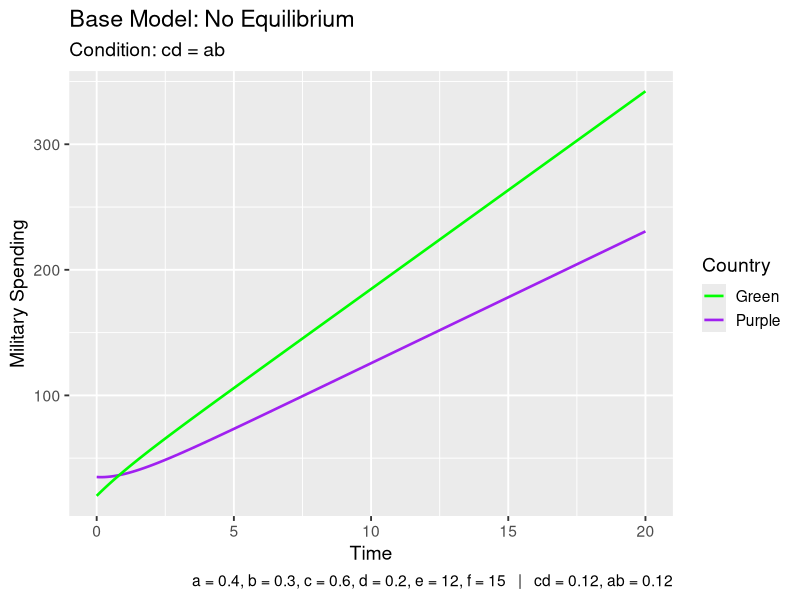
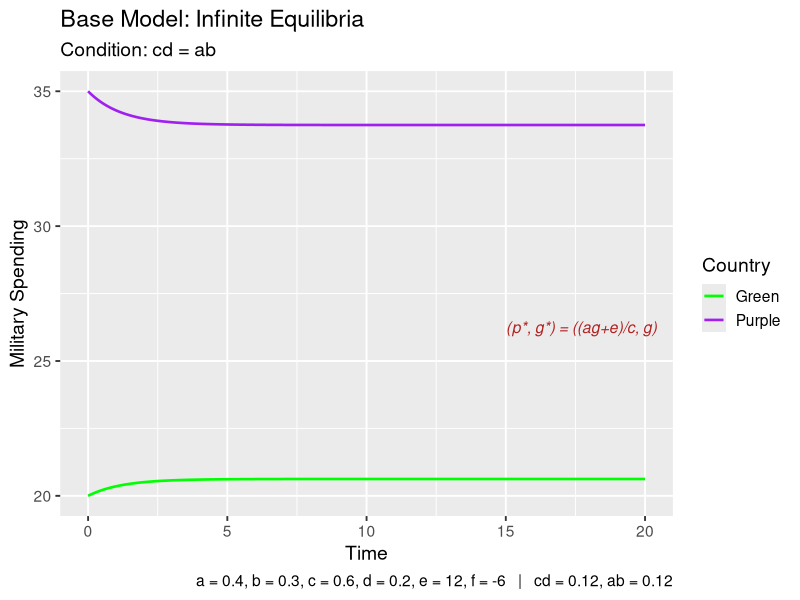
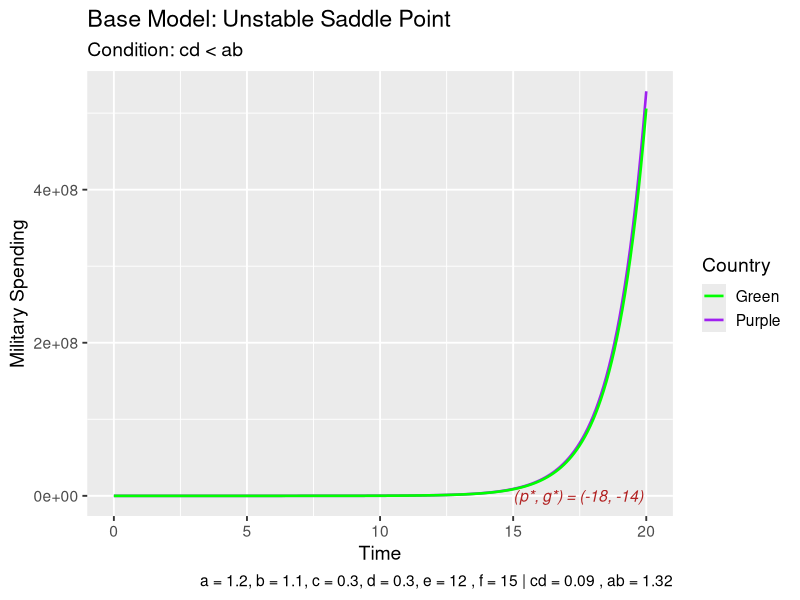
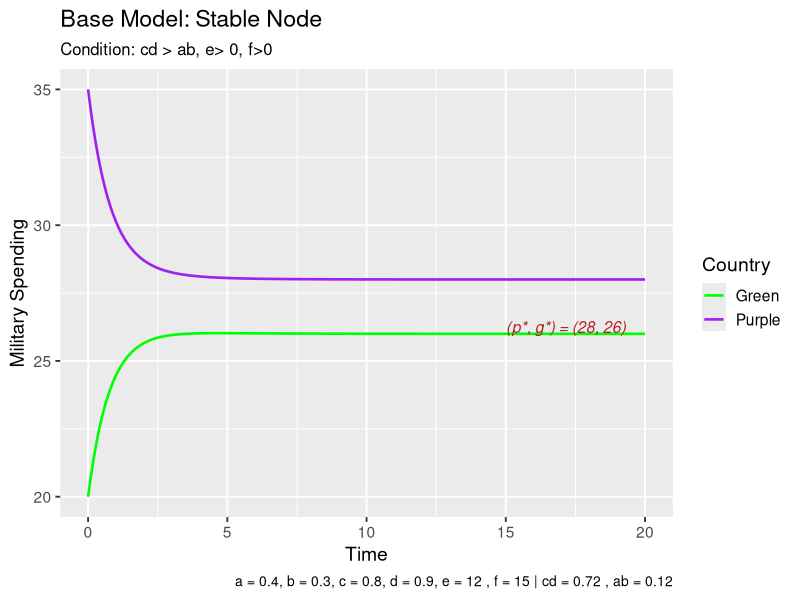
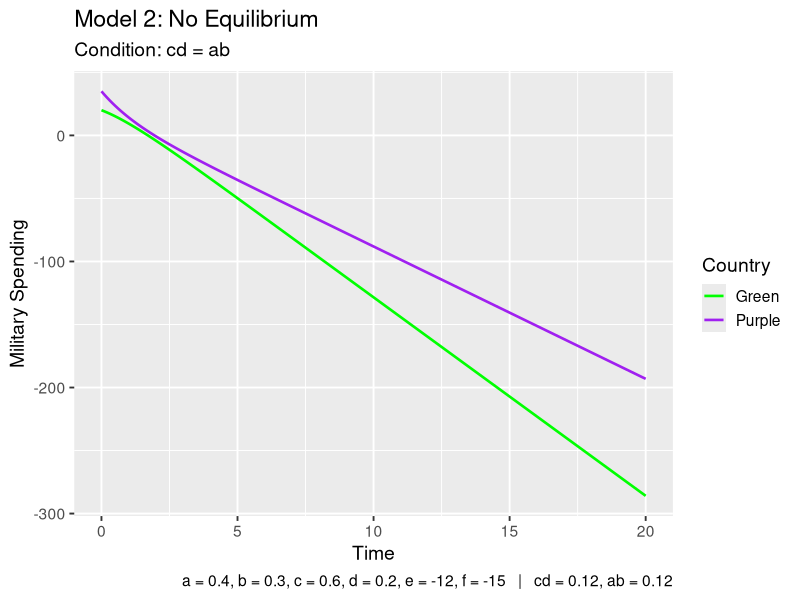
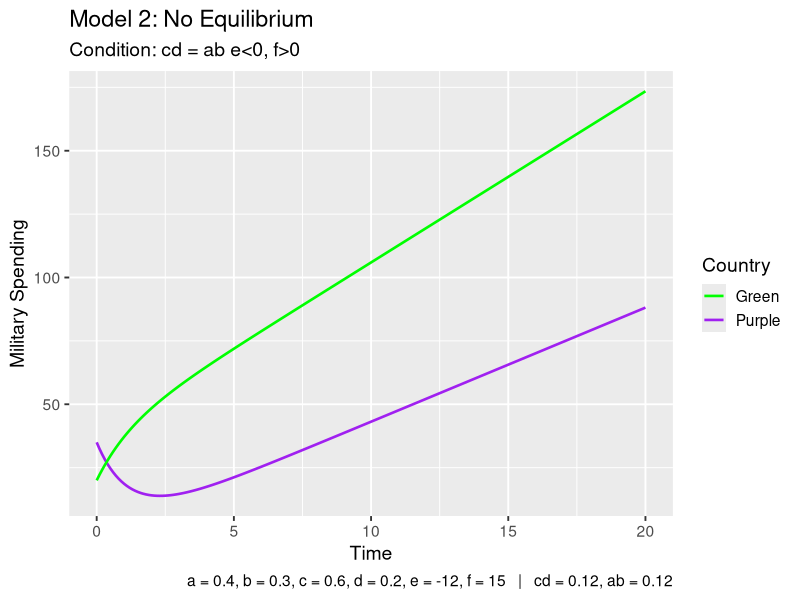
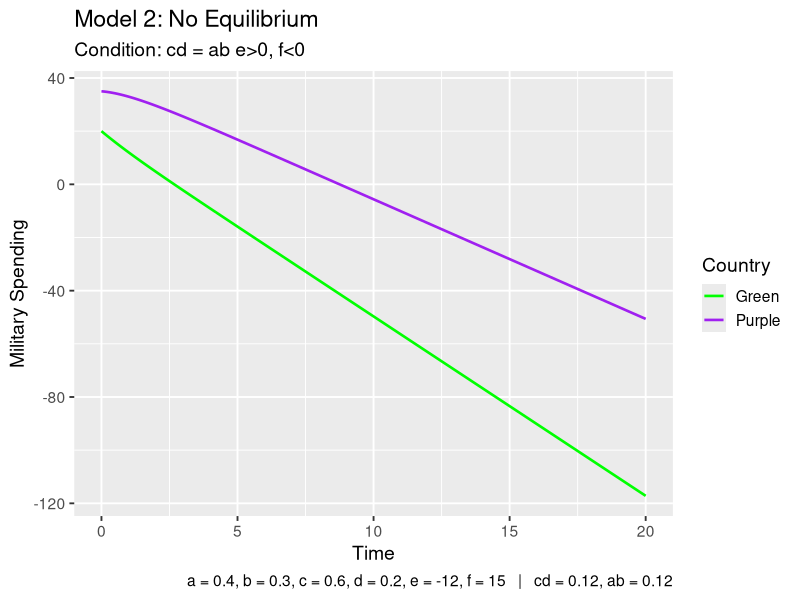
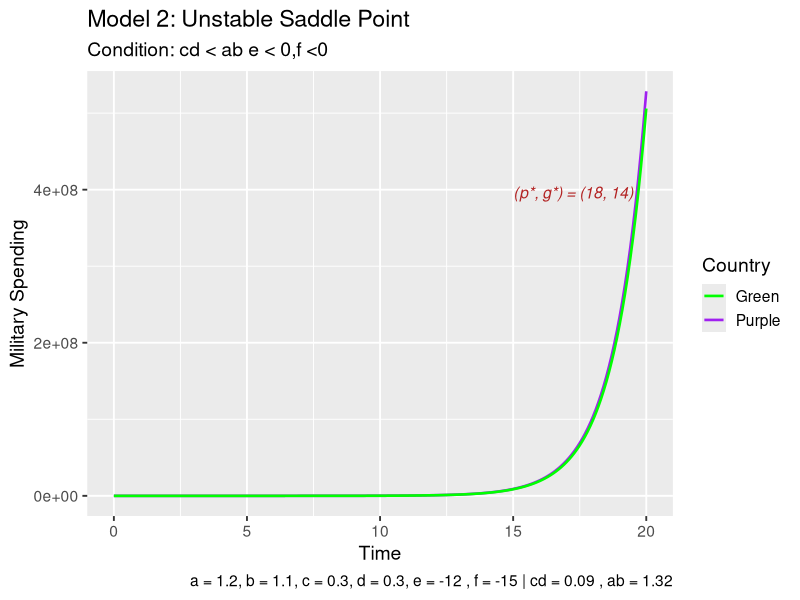

Reproduce these figures in R, in order.
####################
# Arms Race Model
####################

#load libraries
library(ggplot2)

#time values
t_vals <- seq(0, 20, by = 0.1)

#parameters
#values of e and f shift the equilibrium but do not change stability results - confirm
e <- 12
f <- 15

#initial conditions determine the starting point of the simulation
#values below or above equilibrium affect whether spending initially increases or decreases
#p0 <- 12
#g0 <- 15
p0 <- 35
g0 <- 20

#create matrix to store model values: simulated spending levels of Purple and Green, respectively
arms <- matrix(NA, nrow = 2, ncol = length(t_vals))
arms[,1] <- c(p0, g0)

#Euler's method to numerically simulate the arms race model
arms_model <- function(t_vals, arms, a, b, c, d, e, f){
  h <- t_vals[2] - t_vals[1]
  for(t in 2:length(t_vals)){
    
    p_prev <- arms[1, t-1]
    g_prev <- arms[2, t-1]
  
    dp <- a*g_prev - c*p_prev + e
    dg <- b*p_prev - d*g_prev + f
    
    p_new <- p_prev + h*dp
    g_new <- g_prev + h*dg
    
    arms[,t] <- c(p_new, g_new)
  }
  return(arms)
}


#equilibirum
equilibrium <- function(a, b, c, d, e, f) {
  denom <- c*d - a*b
  if (abs(denom) < 1e-10) return(NULL)
  
  p_star <- (d*e + a*f) / denom
  g_star <- (b*e + c*f) / denom
  
  return(c(p_star = p_star, g_star = g_star))
}

#Model 1 - Condition: cd = ab, (e,f) >0
model1 <- arms_model(t_vals, arms, a = 0.4, b = 0.3, c = 0.6, d = 0.2, e, f)

soln1 <- data.frame(
  time = t_vals,
  purple = model1[1,],
  green = model1[2,]
)

ggplot(soln1) +
  geom_line(aes(x = time, y = purple, colour = "Purple"), linewidth = 0.9) +
  geom_line(aes(x = time, y = green, colour = "Green"), linewidth = 0.9) +
  
  labs(
    title = "Base Model: No Equilibrium",
    subtitle = "Condition: cd = ab",
    x = "Time",
    y = "Military Spending",
    colour = "Country",
    caption = paste0(
      "a = 0.4, b = 0.3, c = 0.6, d = 0.2, e = ", e, ", f = ", f,
      "   |   cd = ", round(0.6*0.2,2),
      ", ab = ", round(0.4*0.3,2)
    )
  ) +
  
  scale_colour_manual(values = c("Purple" = "purple", "Green" = "green")) +
  
  theme_gray(base_size = 14)

#Model 1 - Condition: cd = ab, infinite equilibria case
#pick good values for e and derive f using the relation established
e <- 12
b <-0.3
c <- 0.6
f <- (-b*e)/c
model1_inf <- arms_model(t_vals, arms, a = 0.4, b = 0.3, c = 0.6, d = 0.2, e, f)

eq1_inf <- equilibrium(a = 0.4, b = 0.3, c = 0.6, d = 0.2, e, f)

soln1_inf <- data.frame(
  time = t_vals,
  purple = model1_inf[1,],
  green = model1_inf[2,]
)

ggplot(soln1_inf) +
  geom_line(aes(x = time, y = purple, colour = "Purple"), linewidth = 0.9) +
  geom_line(aes(x = time, y = green, colour = "Green"), linewidth = 0.9) +
  
  #equilibrium label
  annotate("text",
           x = max(t_vals)*0.75,
           y = max(model1_inf[1,])*0.75,
           label = paste0("(p*, g*) = (",
                          "(ag+e)/c", ", ",
                          "g", ")"),
           hjust = 0,
           size = 4,
           colour = "firebrick",
           fontface = "italic") +
  
  labs(
    title = "Base Model: Infinite Equilibria",
    subtitle = "Condition: cd = ab",
    x = "Time",
    y = "Military Spending",
    colour = "Country",
    caption = paste0(
      "a = 0.4, b = 0.3, c = 0.6, d = 0.2, e = ",  round(e,2), ", f = ", round(f,2),
      "   |   cd = ", round(0.6*0.2,2),
      ", ab = ", round(0.4*0.3,2)
    )
  ) +
  
  scale_colour_manual(values = c("Purple" = "purple", "Green" = "green")) +
  
  theme_gray(base_size = 14)

#parameters reinitialized since I need to go back to the default case
e <- 12
f <- 15

#Model 2 - Condition: cd < ab , +ve e,f
model2 <- arms_model(t_vals, arms, a = 1.2, b = 1.1, c = 0.3, d = 0.3, e, f)
#Plot Model 2
soln2 <- data.frame(
  time = t_vals,
  purple = model2[1,],
  green = model2[2,]
)

eq2 <- equilibrium(a = 1.2, b = 1.1, c = 0.3, d = 0.3, e = e, f = f)

ggplot(soln2) +
  geom_line(aes(x = time, y = purple, colour = "Purple"), linewidth = 0.9) +
  geom_line(aes(x = time, y = green, colour = "Green"), linewidth = 0.9) +
  
  #equilibrium label
  annotate("text",
           x = max(t_vals)*0.75,
           y = eq2["p_star"] + 1,
           label = paste0("(p*, g*) = (",
                          round(eq2["p_star"],0), ", ",
                          round(eq2["g_star"],0), ")"),
           hjust = 0,
           size = 4,
           colour = "firebrick",
           fontface = "italic") +
  
  labs(
    title = "Base Model: Unstable Saddle Point",
    subtitle = "Condition: cd < ab",
    x = "Time",
    y = "Military Spending",
    colour = "Country",
    caption = paste("a = 1.2, b = 1.1, c = 0.3, d = 0.3, e =", e, ", f =", f,
                    "| cd =", round(0.3*0.3,2), ", ab =", round(1.2*1.1,2))
  ) +
  scale_colour_manual(values = c("Purple" = "purple", "Green" = "green")) +
  theme_gray(base_size = 14)

#Model 3: Condition: cd > ab , e>0 f>0
model3 <- arms_model(t_vals, arms, a = 0.4, b = 0.3, c = 0.8, d = 0.9, e, f)

soln3 <- data.frame(
  time = t_vals,
  purple = model3[1,],
  green = model3[2,]
)

eq3 <- equilibrium(a = 0.4, b = 0.3, c = 0.8, d = 0.9, e = e, f = f)

ggplot(soln3) +
  geom_line(aes(x = time, y = purple, colour = "Purple"), linewidth = 0.9) +
  geom_line(aes(x = time, y = green, colour = "Green"), linewidth = 0.9) +
  
  #equilibrium label
  annotate("text",
           x = max(t_vals)*0.75,
           y = max(model3[1,])*0.75,
           label = paste0("(p*, g*) = (",
                          round(eq3["p_star"],0), ", ",
                          round(eq3["g_star"],0), ")"),
           hjust = 0,
           size = 4,
           colour = "firebrick",
           fontface = "italic") +
  
  labs(
    title = "Base Model: Stable Node",
    subtitle = "Condition: cd > ab, e> 0, f>0",
    x = "Time",
    y = "Military Spending",
    colour = "Country",
    caption = paste("a = 0.4, b = 0.3, c = 0.8, d = 0.9, e =", e, ", f =", f,
                    "| cd =", round(0.8*0.9,2), ", ab =", round(0.4*0.3,2))
  ) +
  
  scale_colour_manual(values = c("Purple" = "purple", "Green" = "green")) +
  
  theme_gray(base_size = 14) +
  theme(
    plot.title = element_text(face = "plain"),
    plot.subtitle = element_text(size = 12),
    legend.position = "right",
    plot.caption = element_text(size = 10)
  )


#Model 1 - Condition: cd = ab, (e,f) < 0
model1_neg <- arms_model(t_vals, arms, a = 0.4, b = 0.3, c = 0.6, d = 0.2, e=-e, f=-f)

eq1 <- equilibrium(a = 0.4, b = 0.3, c = 0.6, d = 0.2, e = -e, f = -f) 
## Returns null so I'm going to delete logic for
## plotting equilibriums

soln1_neg <- data.frame(
  time = t_vals,
  purple = model1_neg[1,],
  green = model1_neg[2,]
)

ggplot(soln1_neg) +
  geom_line(aes(x = time, y = purple, colour = "Purple"), linewidth = 0.9) +
  geom_line(aes(x = time, y = green, colour = "Green"), linewidth = 0.9) +

  labs(
    title = "Model 2: No Equilibrium",
    subtitle = "Condition: cd = ab",
    x = "Time",
    y = "Military Spending",
    colour = "Country",
    caption = paste0(
      "a = 0.4, b = 0.3, c = 0.6, d = 0.2, e = ", -e, ", f = ", -f,
      "   |   cd = ", round(0.6*0.2,2),
      ", ab = ", round(0.4*0.3,2)
    )
  ) +
  
  scale_colour_manual(values = c("Purple" = "purple", "Green" = "green")) +
  
  theme_gray(base_size = 14)

#Model 1 - Condition: cd = ab, (e< 0 f> 0)
model1_diff <- arms_model(t_vals, arms, a = 0.4, b = 0.3, c = 0.6, d = 0.2, e=-e, f=f)

eq1 <- equilibrium(a = 0.4, b = 0.3, c = 0.6, d = 0.2, e = -e, f = f) 
## Returns null so I'm going to delete logic for
## plotting equilibriums

soln1_neg <- data.frame(
  time = t_vals,
  purple = model1_diff[1,],
  green = model1_diff[2,]
)

ggplot(soln1_neg) +
  geom_line(aes(x = time, y = purple, colour = "Purple"), linewidth = 0.9) +
  geom_line(aes(x = time, y = green, colour = "Green"), linewidth = 0.9) +
  
  labs(
    title = "Model 2: No Equilibrium",
    subtitle = "Condition: cd = ab e<0, f>0",
    x = "Time",
    y = "Military Spending",
    colour = "Country",
    caption = paste0(
      "a = 0.4, b = 0.3, c = 0.6, d = 0.2, e = ", -e, ", f = ", f,
      "   |   cd = ", round(0.6*0.2,2),
      ", ab = ", round(0.4*0.3,2)
    )
  ) +
  
  scale_colour_manual(values = c("Purple" = "purple", "Green" = "green")) +
  
  theme_gray(base_size = 14)

#Model 1 - Condition: cd = ab, (e> 0 f< 0)
model1_diff_b <- arms_model(t_vals, arms, a = 0.4, b = 0.3, c = 0.6, d = 0.2, e=e, f=-f)

eq1 <- equilibrium(a = 0.4, b = 0.3, c = 0.6, d = 0.2, e = e, f = -f) 
## Returns null so I'm going to delete logic for
## plotting equilibriums

soln1_neg <- data.frame(
  time = t_vals,
  purple = model1_diff_b[1,],
  green = model1_diff_b[2,]
)

ggplot(soln1_neg) +
  geom_line(aes(x = time, y = purple, colour = "Purple"), linewidth = 0.9) +
  geom_line(aes(x = time, y = green, colour = "Green"), linewidth = 0.9) +
  
  labs(
    title = "Model 2: No Equilibrium",
    subtitle = "Condition: cd = ab e>0, f<0",
    x = "Time",
    y = "Military Spending",
    colour = "Country",
    caption = paste0(
      "a = 0.4, b = 0.3, c = 0.6, d = 0.2, e = ", -e, ", f = ", f,
      "   |   cd = ", round(0.6*0.2,2),
      ", ab = ", round(0.4*0.3,2)
    )
  ) +
  
  scale_colour_manual(values = c("Purple" = "purple", "Green" = "green")) +
  
  theme_gray(base_size = 14)

#Model 2 - Condition: cd < ab , (e,f) < 0
model2_neg <- arms_model(t_vals, arms, a = 1.2, b = 1.1, c = 0.3, d = 0.3, e, f)
#Plot Model 2
soln2 <- data.frame(
  time = t_vals,
  purple = model2_neg[1,],
  green = model2_neg[2,]
)

eq2 <- equilibrium(a = 1.2, b = 1.1, c = 0.3, d = 0.3, e = -e, f = -f)

ggplot(soln2) +
  geom_line(aes(x = time, y = purple, colour = "Purple"), linewidth = 0.9) +
  geom_line(aes(x = time, y = green, colour = "Green"), linewidth = 0.9) +
  
  #equilibrium label
  annotate("text",
           x = max(t_vals)*0.75,
           y = max(model2_neg[1,])*0.75,
           label = paste0("(p*, g*) = (",
                          round(eq2["p_star"],0), ", ",
                          round(eq2["g_star"],0), ")"),
           hjust = 0,
           size = 4,
           colour = "firebrick",
           fontface = "italic") +
  
  labs(
    title = "Model 2: Unstable Saddle Point",
    subtitle = "Condition: cd < ab e < 0,f <0",
    x = "Time",
    y = "Military Spending",
    colour = "Country",
    caption = paste("a = 1.2, b = 1.1, c = 0.3, d = 0.3, e =", -e, ", f =", -f,
                    "| cd =", round(0.3*0.3,2), ", ab =", round(1.2*1.1,2))
  ) +
  scale_colour_manual(values = c("Purple" = "purple", "Green" = "green")) +
  theme_gray(base_size = 14)

#Model 2 - Condition: cd < ab , (e > 0, f < 0)
model2_diff <- arms_model(t_vals, arms, a = 1.2, b = 1.1, c = 0.3, d = 0.3, e, -f)
#Plot Model 2
soln2 <- data.frame(
  time = t_vals,
  purple = model2_diff[1,],
  green = model2_diff[2,]
)

eq2 <- equilibrium(a = 1.2, b = 1.1, c = 0.3, d = 0.3, e = e, f = -f)

ggplot(soln2) +
  geom_line(aes(x = time, y = purple, colour = "Purple"), linewidth = 0.9) +
  geom_line(aes(x = time, y = green, colour = "Green"), linewidth = 0.9) +
  
#equilibrium label
annotate("text",
         x = max(t_vals)*0.75,
         y = eq2["p_star"] + 1,
         label = paste0("(p*, g*) = (",
                        round(eq2["p_star"],0), ", ",
                        round(eq2["g_star"],0), ")"),
         hjust = 0,
         size = 4,
         colour = "firebrick",
         fontface = "italic") +
  
  labs(
    title = "Model 2: Unstable Saddle Point",
    subtitle = "Condition: cd < ab, e>0 f<0",
    x = "Time",
    y = "Military Spending",
    colour = "Country",
    caption = paste("a = 1.2, b = 1.1, c = 0.3, d = 0.3, e =", e, ", f =", -f,
                    "| cd =", round(0.3*0.3,2), ", ab =", round(1.2*1.1,2))
  ) +
  scale_colour_manual(values = c("Purple" = "purple", "Green" = "green")) +
  theme_gray(base_size = 14)

#Model 2 - Condition: cd < ab , (e < 0, f > 0)
model2_diff_b <- arms_model(t_vals, arms, a = 1.2, b = 1.1, c = 0.3, d = 0.3, -e, f)
#Plot Model 2
soln2 <- data.frame(
  time = t_vals,
  purple = model2_diff[1,],
  green = model2_diff[2,]
)

eq2 <- equilibrium(a = 1.2, b = 1.1, c = 0.3, d = 0.3, e = -e, f = f)

ggplot(soln2) +
  geom_line(aes(x = time, y = purple, colour = "Purple"), linewidth = 0.9) +
  geom_line(aes(x = time, y = green, colour = "Green"), linewidth = 0.9) +
  
  #equilibrium label
  annotate("text",
           x = max(t_vals)*0.75,
           y = eq2["p_star"] + 1,
           label = paste0("(p*, g*) = (",
                          round(eq2["p_star"],0), ", ",
                          round(eq2["g_star"],0), ")"),
           hjust = 0,
           size = 4,
           colour = "firebrick",
           fontface = "italic") +
  
  labs(
    title = "Model 2: Unstable Saddle Point",
    subtitle = "Condition: cd < ab, e<0 f>0",
    x = "Time",
    y = "Military Spending",
    colour = "Country",
    caption = paste("a = 1.2, b = 1.1, c = 0.3, d = 0.3, e =", -e, ", f =", f,
                    "| cd =", round(0.3*0.3,2), ", ab =", round(1.2*1.1,2))
  ) +
  scale_colour_manual(values = c("Purple" = "purple", "Green" = "green")) +
  theme_gray(base_size = 14)

#Model 3: Condition: cd > ab, (e,f) < 0
model3_neg <- arms_model(t_vals, arms, a = 0.4, b = 0.3, c = 0.8, d = 0.9, -e, -f)

soln3_neg <- data.frame(
  time = t_vals,
  purple = model3_neg[1,],
  green = model3_neg[2,]
)

eq3 <- equilibrium(a = 0.4, b = 0.3, c = 0.8, d = 0.9, e = -e, f = -f)

ggplot(soln3_neg) +
  geom_line(aes(x = time, y = purple, colour = "Purple"), linewidth = 0.9) +
  geom_line(aes(x = time, y = green, colour = "Green"), linewidth = 0.9) +
  
  #equilibrium label
  annotate("text",
           x = max(t_vals)*0.75,
           y = max(model3_neg[1,])*0.75,
           label = paste0("(p*, g*) = (",
                          round(eq3["p_star"],0), ", ",
                          round(eq3["g_star"],0), ")"),
           hjust = 0,
           size = 4,
           colour = "firebrick",
           fontface = "italic") +
  
  labs(
    title = "Model 2: Stable Node",
    subtitle = "Condition: cd > ab, e < 0, f< 0",
    x = "Time",
    y = "Military Spending",
    colour = "Country",
    caption = paste("a = 0.4, b = 0.3, c = 0.8, d = 0.9, e =", -e, ", f =", -f,
                    "| cd =", round(0.8*0.9,2), ", ab =", round(0.4*0.3,2))
  ) +
  
  scale_colour_manual(values = c("Purple" = "purple", "Green" = "green")) +
  
  theme_gray(base_size = 14) +
  theme(
    plot.title = element_text(face = "plain"),
    plot.subtitle = element_text(size = 12),
    legend.position = "right",
    plot.caption = element_text(size = 10)
  )

#Model 3: Condition: cd > ab, (e < 0, f > 0)
model3_diff <- arms_model(t_vals, arms, a = 0.4, b = 0.3, c = 0.8, d = 0.9, -e, f)

soln3_diff <- data.frame(
  time = t_vals,
  purple = model3_diff[1,],
  green = model3_diff[2,]
)

eq3 <- equilibrium(a = 0.4, b = 0.3, c = 0.8, d = 0.9, e = -e, f = f)

ggplot(soln3_diff) +
  geom_line(aes(x = time, y = purple, colour = "Purple"), linewidth = 0.9) +
  geom_line(aes(x = time, y = green, colour = "Green"), linewidth = 0.9) +
  
  #equilibrium label
  annotate("text",
           x = max(t_vals)*0.75,
           y = max(model3_diff[1,])*0.75,
           label = paste0("(p*, g*) = (",
                          round(eq3["p_star"],0), ", ",
                          round(eq3["g_star"],0), ")"),
           hjust = 0,
           size = 4,
           colour = "firebrick",
           fontface = "italic") +
  
  labs(
    title = "Model 2: Stable Node",
    subtitle = "Condition: cd > ab, e<0, f>0",
    x = "Time",
    y = "Military Spending",
    colour = "Country",
    caption = paste("a = 0.4, b = 0.3, c = 0.8, d = 0.9, e =", -e, ", f =", f,
                    "| cd =", round(0.8*0.9,2), ", ab =", round(0.4*0.3,2))
  ) +
  
  scale_colour_manual(values = c("Purple" = "purple", "Green" = "green")) +
  
  theme_gray(base_size = 14) +
  theme(
    plot.title = element_text(face = "plain"),
    plot.subtitle = element_text(size = 12),
    legend.position = "right",
    plot.caption = element_text(size = 10)
  )

#Model 3: Condition: cd > ab, (e > 0, f < 0)
model3_diff_b <- arms_model(t_vals, arms, a = 0.4, b = 0.3, c = 0.8, d = 0.9, e, -f)

soln3_diff_b <- data.frame(
  time = t_vals,
  purple = model3_diff_b[1,],
  green = model3_diff_b[2,]
)

eq3 <- equilibrium(a = 0.4, b = 0.3, c = 0.8, d = 0.9, e = e, f = -f)

ggplot(soln3_diff_b) +
  geom_line(aes(x = time, y = purple, colour = "Purple"), linewidth = 0.9) +
  geom_line(aes(x = time, y = green, colour = "Green"), linewidth = 0.9) +
  
  #equilibrium label
  annotate("text",
           x = max(t_vals)*0.75,
           y = max(model3_diff_b[1,])*0.75,
           label = paste0("(p*, g*) = (",
                          round(eq3["p_star"],0), ", ",
                          round(eq3["g_star"],0), ")"),
           hjust = 0,
           size = 4,
           colour = "firebrick",
           fontface = "italic") +
  
  labs(
    title = "Model 2: Stable Node",
    subtitle = "Condition: cd > ab, e>0, f<0",
    x = "Time",
    y = "Military Spending",
    colour = "Country",
    caption = paste("a = 0.4, b = 0.3, c = 0.8, d = 0.9, e =", e, ", f =", -f,
                    "| cd =", round(0.8*0.9,2), ", ab =", round(0.4*0.3,2))
  ) +
  
  scale_colour_manual(values = c("Purple" = "purple", "Green" = "green")) +
  
  theme_gray(base_size = 14) +
  theme(
    plot.title = element_text(face = "plain"),
    plot.subtitle = element_text(size = 12),
    legend.position = "right",
    plot.caption = element_text(size = 10)
  )

####################################
### Phase Diagrams for each Case ###
####################################

# Phase diagram for Case 1 e,f >0
plot(model1[1,], model1[2,],
     type="l",
     col="blue",
     lwd=2,
     xlab="Purple spending p(t)",
     ylab="Green spending g(t)",
     main="Phase Diagram: Case 1")
points(p0, g0, col="red", pch=19)  # starting point
text(p0, g0, "Start", pos=4)

# Phase diagram for Case 1 e,f < 0
plot(model1_neg[1,], model1_neg[2,],
     type="l",
     col="blue",
     lwd=2,
     xlab="Purple spending p(t)",
     ylab="Green spending g(t)",
     main="Phase Diagram: Case 1")
points(p0, g0, col="red", pch=19)  # starting point
text(p0, g0, "Start", pos=4)

# Phase diagram for Case 2
plot(model2[1,], model2[2,],
     type="l",
     col="blue",
     lwd=2,
     xlab="Purple spending p(t)",
     ylab="Green spending g(t)",
     main="Phase Diagram: Case 2")
points(p0, g0, col="red", pch=19)  # starting point
text(p0, g0, "Start", pos=4)

#Phase diagram for Case 3
plot(model3[1,], model3[2,],
     type="l",
     col="blue",
     lwd=2,
     xlab="Purple spending p(t)",
     ylab="Green spending g(t)",
     main="Phase Diagram: Case 3")
points(p0, g0, col="red", pch=19)  # starting point
text(p0, g0, "Start", pos=4)
